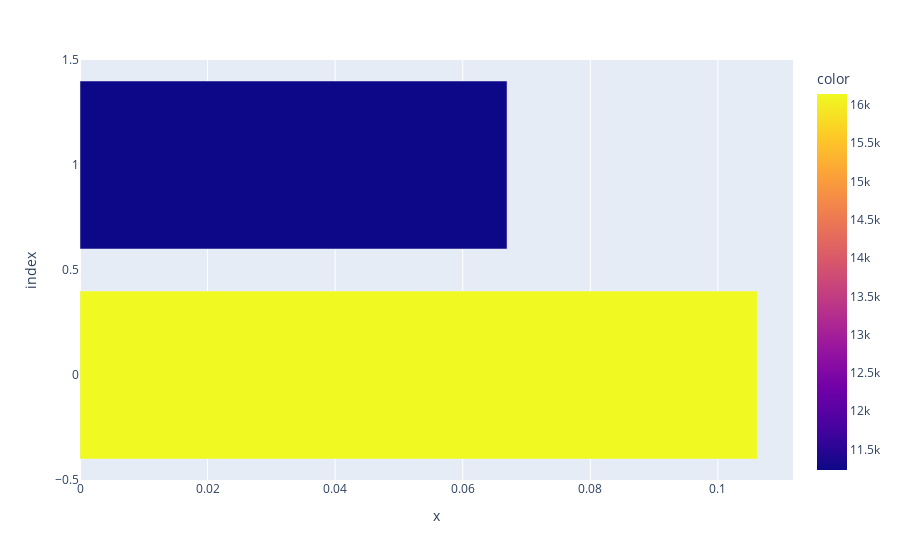

Write notebook code for a chart like this one.
### Code cell
A0=['Male','Female']
B0=[] 
C0=[]
for a in A0:
    x=data.loc[(data['Sex']==a),:].loc[data['HeartDisease']=='Yes'].count()['HeartDisease']
    y=data.loc[(data['Sex'] ==a),].count()['HeartDisease']
    B0+=[x/y]
    C0+=[x]
px.bar(A0,B0,color=C0)

### Figure 1 — Plotly figure (JSON) as saved in the notebook; plotly's stock layout.template omitted (floating-point values rounded to 4 significant figures)
{"data": [{"hovertemplate": "x=%{x}<br>index=%{y}<br>color=%{marker.color}<extra></extra>", "legendgroup": "", "marker": {"color": [16139, 11234], "coloraxis": "coloraxis", "pattern": {"shape": ""}}, "name": "", "orientation": "h", "showlegend": false, "textposition": "auto", "type": "bar", "x": [0.1062, 0.06695], "xaxis": "x", "y": [0, 1], "yaxis": "y"}], "layout": {"barmode": "relative", "coloraxis": {"colorbar": {"title": {"text": "color"}}, "colorscale": [[0, "#0d0887"], [0.1111, "#46039f"], [0.2222, "#7201a8"], [0.3333, "#9c179e"], [0.4444, "#bd3786"], [0.5556, "#d8576b"], [0.6667, "#ed7953"], [0.7778, "#fb9f3a"], [0.8889, "#fdca26"], [1, "#f0f921"]]}, "legend": {"tracegroupgap": 0}, "margin": {"t": 60}, "xaxis": {"anchor": "y", "domain": [0, 1], "title": {"text": "x"}}, "yaxis": {"anchor": "x", "domain": [0, 1], "title": {"text": "index"}}}}
